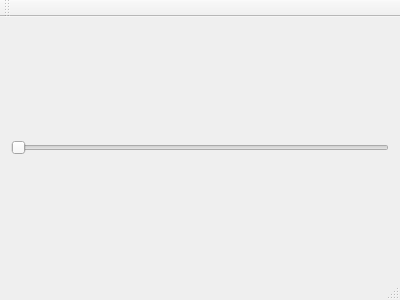
<?xml version="1.0" encoding="UTF-8"?>
<ui version="4.0">
 <class>MainWindow</class>
 <widget class="QMainWindow" name="MainWindow">
  <property name="geometry">
   <rect>
    <x>0</x>
    <y>0</y>
    <width>400</width>
    <height>300</height>
   </rect>
  </property>
  <property name="windowTitle">
   <string>MainWindow</string>
  </property>
  <widget class="QWidget" name="centralWidget">
   <layout class="QGridLayout" name="gridLayout">
    <item row="0" column="0">
     <layout class="QVBoxLayout" name="verticalLayout"/>
    </item>
    <item row="1" column="0">
     <widget class="QSlider" name="horizontalSlider">
      <property name="orientation">
       <enum>Qt::Horizontal</enum>
      </property>
     </widget>
    </item>
   </layout>
  </widget>
  <widget class="QMenuBar" name="menuBar">
   <property name="geometry">
    <rect>
     <x>0</x>
     <y>0</y>
     <width>400</width>
     <height>20</height>
    </rect>
   </property>
  </widget>
  <widget class="QToolBar" name="mainToolBar">
   <attribute name="toolBarArea">
    <enum>TopToolBarArea</enum>
   </attribute>
   <attribute name="toolBarBreak">
    <bool>false</bool>
   </attribute>
  </widget>
  <widget class="QStatusBar" name="statusBar"/>
 </widget>
 <layoutdefault spacing="6" margin="11"/>
 <resources/>
 <connections/>
</ui>
